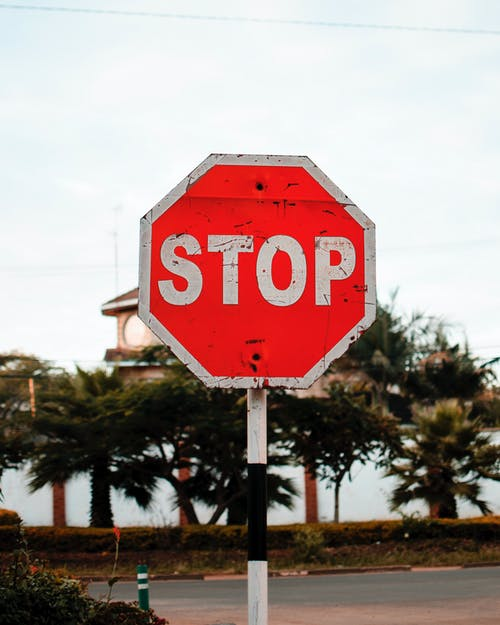
#> input picture Session 10/stop2.jpeg, 500 x 625 px
$ jupyter execute 'Object Detection.ipynb'
#> lines starting #> are read from the running program, lines starting #| are printed output that depends on the picture
[cell 1]
import cv2
from matplotlib import pyplot as plt

# Opening image
img = cv2.imread(r"stop2.jpeg")
#> img is the input picture: shape (625, 500, 3); mean B, G, R 139.5, 144.4, 165.1
plt.subplot(1, 1, 1)
plt.imshow(img)
plt.show()

[cell 2]
# OpenCV opens images as BRG
# but we want it as RGB We'll
# also need a grayscale version
img_gray = cv2.cvtColor(img, cv2.COLOR_BGR2GRAY)
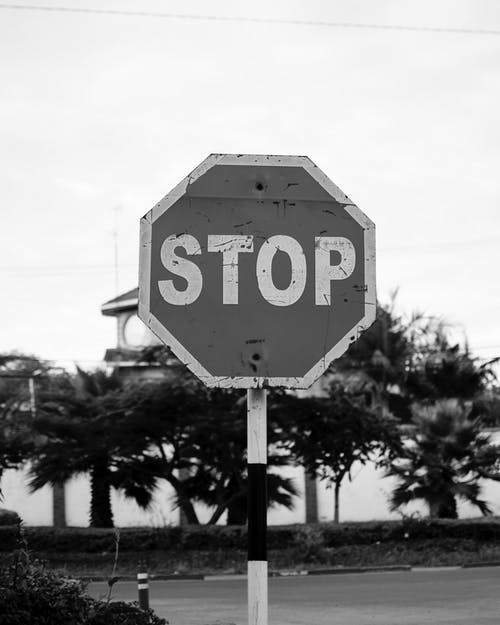
#> img_gray: shape (625, 500); min 0, max 255, mean 150
img_rgb = cv2.cvtColor(img, cv2.COLOR_BGR2RGB)
plt.subplot(1, 1, 1)
plt.imshow(img_rgb)
plt.show()

[cell 3]
# Use minSize because for not
# bothering with extra-small
# dots that would look like STOP signs
stop_data = cv2.CascadeClassifier('stop_data.xml')

found = stop_data.detectMultiScale(img_gray,minSize =(20, 20))
#> found = [[132, 136, 265, 265]]

[cell 4]
amount_found = len(found)
#> amount_found = 1

if amount_found != 0:

    # There may be more than one
    # sign in the image
    for (x, y, width, height) in found:

        # We draw a green rectangle around
        # every recognized sign
        cv2.rectangle(img_rgb, (x, y),
                    (x + height, y + width),
                    (0, 255, 0), 5)
#> this loop made 1 pass
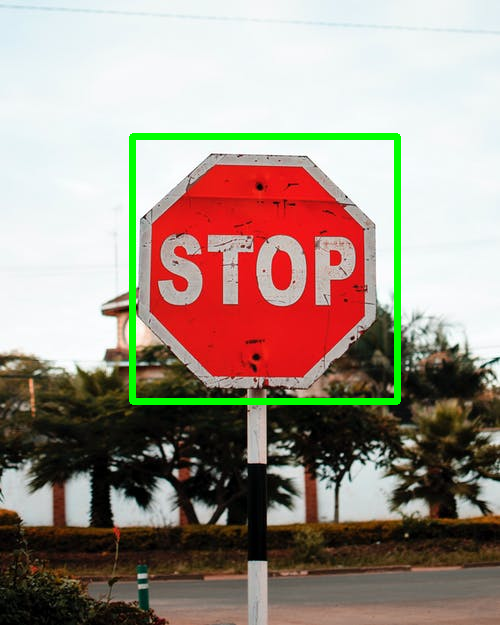
#> img_rgb: shape (625, 500, 3); mean R, G, B 161.1, 146.5, 135.6

# Creates the environment of
# the picture and shows it
plt.subplot(1, 1, 1)
plt.imshow(img_rgb)
plt.show()

[cell 5]
# Opening image
img2 = cv2.imread(r"test_f.jpg")
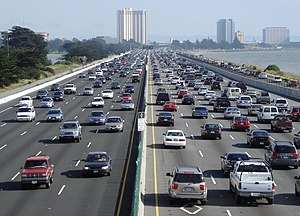
#> input picture Session 10/test_f.jpg, 300 x 216 px
#> img2 is the input picture: shape (216, 300, 3); mean B, G, R 127, 119.3, 113.9

img_gray2 = cv2.cvtColor(img2, cv2.COLOR_BGR2GRAY)
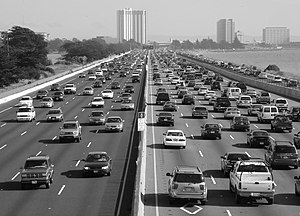
#> img_gray2: shape (216, 300); min 0, max 255, mean 118.6
img_rgb2 = cv2.cvtColor(img2, cv2.COLOR_BGR2RGB)
stop_data = cv2.CascadeClassifier('stop_data.xml')

found2 = stop_data.detectMultiScale(img_gray2,minSize =(20, 20))
#> found2 = ()
amount_found2 = len(found2)
#> amount_found2 = 0

if amount_found2 != 0:

    # There may be more than one
    # sign in the image
    for (x, y, width, height) in found2:

        # We draw a green rectangle around
        # every recognized sign
        cv2.rectangle(img_rgb2, (x, y),
                    (x + height, y + width),
                    (0, 255, 0), 5)

# Creates the environment of
# the picture and shows it
plt.subplot(1, 1, 1)
plt.imshow(img_rgb2)
plt.show()
